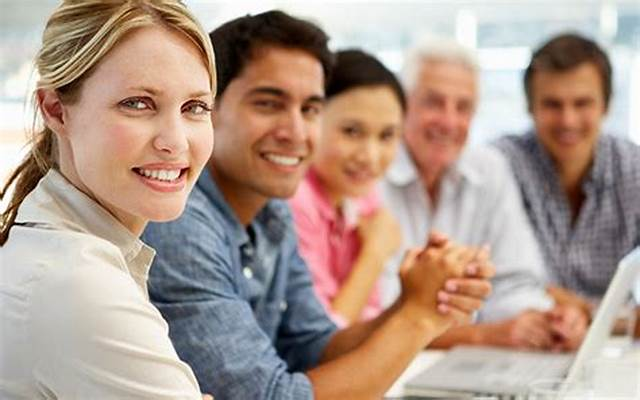
#> input picture ppl2.jpg, 640 x 400 px
$ jupyter execute --allow-errors AGE_GENDER_DETECTION_MODEL.ipynb   (shell and % lines are left out)
#> lines starting #> are read from the running program, lines starting #| are printed output that depends on the picture
**This is a Age and Gender Detection Model Developed By Lavnish**

In this Python Project, I have used Deep Learning to accurately identify the gender and age of a person from a single image of a face. We will use the models trained by Tal Hassner and Gil Levi. The predicted gender may be one of ‘Male’ and ‘Female’, and the predicted age may be one of the following ranges- (0 – 2), (4 – 6), (8 – 12), (15 – 20), (25 – 32), (38 – 43),
(48 – 53), (60 – 100) (8 nodes in the final softmax layer). It is very difficult to accurately guess an exact age from a single image because of factors like makeup, lighting, obstructions, and facial expressions. And so, we make this a classification problem instead of making it one of regression

[cell 1]
%cd age-gender-detection-model

[cell 2]
# Downloading pretrained data and unzipping it
# https://drive.google.com/uc?id=1_aDScOvBeBLCn_iv0oxSO8X1ySQpSbIS

[cell 3]
# Import required modules
import cv2 as cv
import math
import time
from google.colab.patches import cv2_imshow

def getFaceBox(net, frame, conf_threshold=0.7):
    frameOpencvDnn = frame.copy()
    frameHeight = frameOpencvDnn.shape[0]
    frameWidth = frameOpencvDnn.shape[1]
    blob = cv.dnn.blobFromImage(frameOpencvDnn, 1.0, (300, 300), [105, 117, 123], True, False)

    net.setInput(blob)
    detections = net.forward()
    bboxes = []
    for i in range(detections.shape[2]):
        confidence = detections[0, 0, i, 2]
        if confidence > conf_threshold:
            x1 = int(detections[0, 0, i, 3] * frameWidth)
            y1 = int(detections[0, 0, i, 4] * frameHeight)
            x2 = int(detections[0, 0, i, 5] * frameWidth)
            y2 = int(detections[0, 0, i, 6] * frameHeight)
            bboxes.append([x1, y1, x2, y2])
            cv.rectangle(frameOpencvDnn, (x1, y1), (x2, y2), (0, 255, 0), int(round(frameHeight/150)), 8)
    return frameOpencvDnn, bboxes

faceProto = "modelNweight/opencv_face_detector.pbtxt"
faceModel = "modelNweight/opencv_face_detector_uint8.pb"

ageProto = "modelNweight/age_deploy.prototxt"
ageModel = "modelNweight/age_net.caffemodel"

genderProto = "modelNweight/gender_deploy.prototxt"
genderModel = "modelNweight/gender_net.caffemodel"

MODEL_MEAN_VALUES = (78.4263377603, 87.7689143744, 114.895847746)
ageList = ['(0-2)', '(4-6)', '(8-12)', '(15-20)', '(25-32)', '(38-43)', '(48-53)', '(60-100)']
genderList = ['Male', 'Female']

# Load network
#> (the rest of this cell did not finish here and is left out)

[cell 4]
input = cv.imread("ppl2.jpg")
#> input is the input picture: shape (400, 640, 3); mean B, G, R 140.4, 153.2, 176.1
#> (the rest of this cell did not finish here and is left out)

[cell 5]
input = cv.imread("salman.jpg")
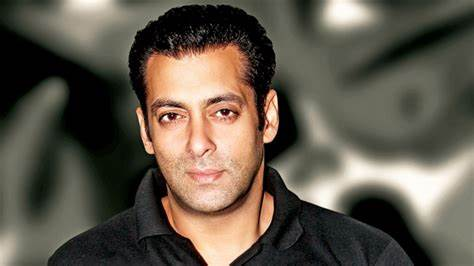
#> input picture salman.jpg, 474 x 266 px
#> input is the input picture: shape (266, 474, 3); mean B, G, R 75.2, 87.8, 96.3
#> (the rest of this cell did not finish here and is left out)

[cell 6]
input = cv.imread("ppl.jpg")
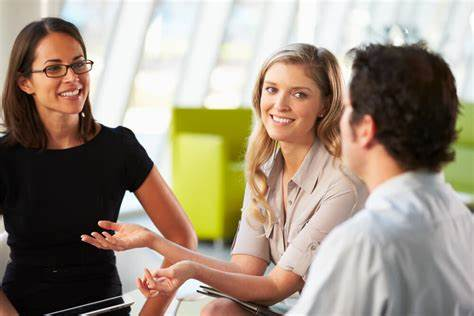
#> input picture ppl.jpg, 474 x 316 px
#> input is the input picture: shape (316, 474, 3); mean B, G, R 126.7, 143.6, 157
#> (the rest of this cell did not finish here and is left out)
